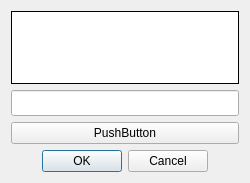
<?xml version="1.0" encoding="UTF-8"?>
<ui version="4.0">
 <class>CaptchaDialog</class>
 <widget class="QDialog" name="CaptchaDialog">
  <property name="geometry">
   <rect>
    <x>0</x>
    <y>0</y>
    <width>250</width>
    <height>183</height>
   </rect>
  </property>
  <property name="windowTitle">
   <string>Captcha :(</string>
  </property>
  <layout class="QVBoxLayout" name="verticalLayout">
   <item>
    <widget class="QLabel" name="captchaImg">
     <property name="styleSheet">
      <string notr="true">QLabel {
	border: 1px solid #000;
	background-color: #fff;
}</string>
     </property>
     <property name="text">
      <string/>
     </property>
    </widget>
   </item>
   <item>
    <widget class="QLineEdit" name="captchaText">
     <property name="minimumSize">
      <size>
       <width>0</width>
       <height>26</height>
      </size>
     </property>
    </widget>
   </item>
   <item>
    <widget class="QPushButton" name="customAction">
     <property name="text">
      <string>PushButton</string>
     </property>
    </widget>
   </item>
   <item>
    <widget class="QDialogButtonBox" name="buttonBox">
     <property name="orientation">
      <enum>Qt::Horizontal</enum>
     </property>
     <property name="standardButtons">
      <set>QDialogButtonBox::Cancel|QDialogButtonBox::Ok</set>
     </property>
     <property name="centerButtons">
      <bool>true</bool>
     </property>
    </widget>
   </item>
  </layout>
 </widget>
 <resources/>
 <connections>
  <connection>
   <sender>buttonBox</sender>
   <signal>accepted()</signal>
   <receiver>CaptchaDialog</receiver>
   <slot>accept()</slot>
   <hints>
    <hint type="sourcelabel">
     <x>248</x>
     <y>254</y>
    </hint>
    <hint type="destinationlabel">
     <x>157</x>
     <y>274</y>
    </hint>
   </hints>
  </connection>
  <connection>
   <sender>buttonBox</sender>
   <signal>rejected()</signal>
   <receiver>CaptchaDialog</receiver>
   <slot>reject()</slot>
   <hints>
    <hint type="sourcelabel">
     <x>316</x>
     <y>260</y>
    </hint>
    <hint type="destinationlabel">
     <x>286</x>
     <y>274</y>
    </hint>
   </hints>
  </connection>
 </connections>
</ui>
